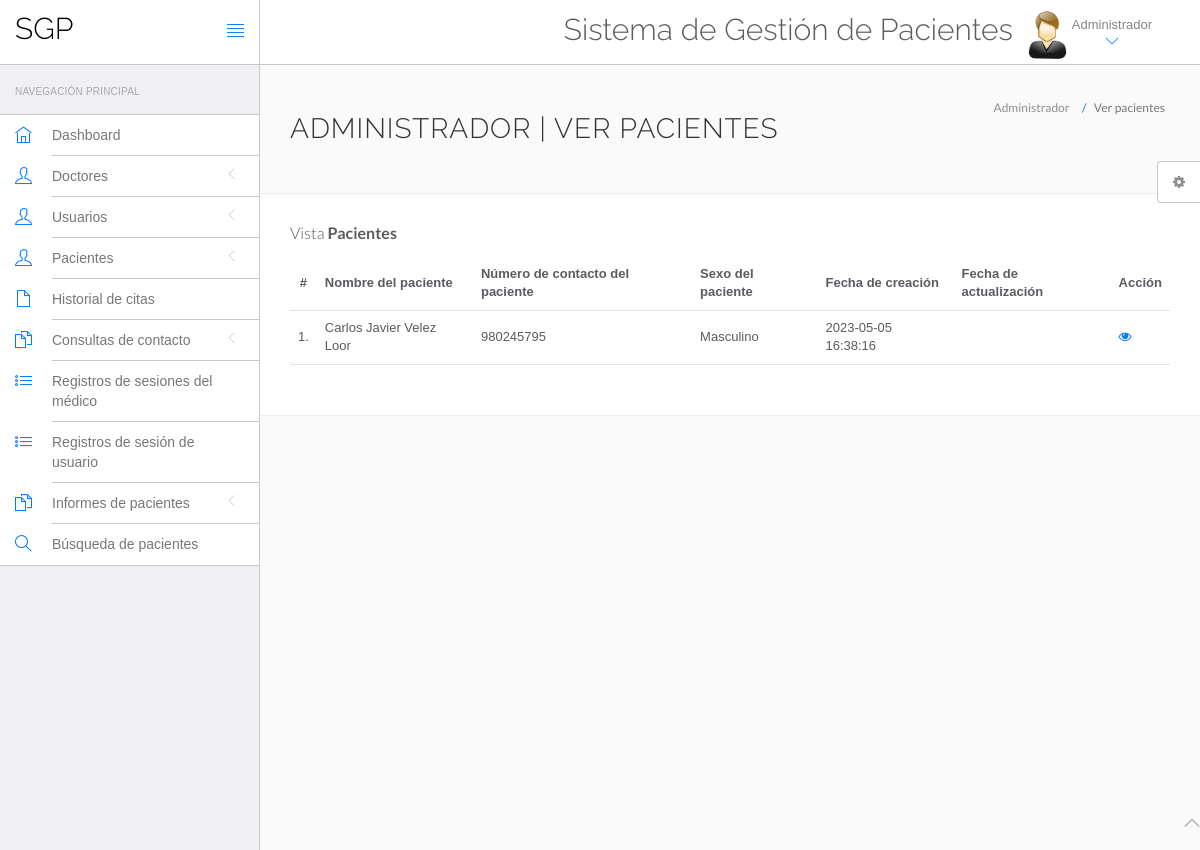
Page /hms/admin/manage-patient.php (signed in) on the committed database.
### tables this page shows
CREATE TABLE `tblpatient` (
  `ID` int(10) NOT NULL,
  `Docid` int(10) DEFAULT NULL,
  `PatientName` varchar(200) DEFAULT NULL,
  `PatientContno` bigint(10) DEFAULT NULL,
  `PatientEmail` varchar(200) DEFAULT NULL,
  `PatientGender` varchar(50) DEFAULT NULL,
  `PatientAdd` mediumtext DEFAULT NULL,
  `PatientAge` int(10) DEFAULT NULL,
  `PatientMedhis` mediumtext DEFAULT NULL,
  `CreationDate` timestamp NULL DEFAULT current_timestamp(),
  `UpdationDate` timestamp NULL DEFAULT NULL ON UPDATE current_timestamp()
);

### hms/admin/manage-patient.php (the view, shortened to what this page needs)
<?php
include('include/config.php');
?>
<!DOCTYPE html>
<html lang="en">
<head>
    <link rel="stylesheet" href="vendor/bootstrap/css/bootstrap.min.css">
    <link rel="stylesheet" href="vendor/fontawesome/css/font-awesome.min.css">
    <link rel="stylesheet" href="vendor/themify-icons/themify-icons.min.css">
    <link href="vendor/animate.css/animate.min.css" rel="stylesheet" media="screen">
    <link href="vendor/perfect-scrollbar/perfect-scrollbar.min.css" rel="stylesheet" media="screen">
    <link href="vendor/switchery/switchery.min.css" rel="stylesheet" media="screen">
    <link href="vendor/bootstrap-touchspin/jquery.bootstrap-touchspin.min.css" rel="stylesheet" media="screen">
    <link href="vendor/select2/select2.min.css" rel="stylesheet" media="screen">
    <link href="vendor/bootstrap-datepicker/bootstrap-datepicker3.standalone.min.css" rel="stylesheet" media="screen">
    <link href="vendor/bootstrap-timepicker/bootstrap-timepicker.min.css" rel="stylesheet" media="screen">
    <link rel="stylesheet" href="assets/css/styles.css">
    <link rel="stylesheet" href="assets/css/plugins.css">
    <link rel="stylesheet" href="assets/css/themes/theme-1.css" id="skin_color" />
</head>
<body>
    <div id="app">
        <?php include('include/sidebar.php');?>
        <div class="app-content">
            <?php include('include/header.php');?>
            <div class="main-content">
                <div class="wrap-content container" id="container">
                    <section id="page-title">
                        <div class="row">
                            <div class="col-sm-8">
                                <h1 class="mainTitle">Administrador | Ver pacientes</h1>
                            </div>
                            <ol class="breadcrumb">
                                <li>
                                    <span>Administrador</span>
                                </li>
                                <li class="active">
                                    <span>Ver pacientes</span>
                                </li>
                            </ol>
                        </div>
                    </section>
                    <div class="container-fluid container-fullw bg-white">
                        <div class="row">
                            <div class="col-md-12">
                                <h5 class="over-title margin-bottom-15">Vista <span class="text-bold">Pacientes</span>
                                </h5>
                                <table class="table table-hover" id="sample-table-1">
                                    <thead>
                                        <tr>
                                            <th class="center">#</th>
                                            <th>Nombre del paciente</th>
                                            <th>Número de contacto del paciente</th>
                                            <th>Sexo del paciente </th>
                                            <th>Fecha de creación </th>
                                            <th>Fecha de actualización </th>
                                            <th>Acción</th>
                                        </tr>
                                    </thead>
                                    <tbody>
                                        <?php
$sql=mysqli_query($con,"select * from tblpatient");
$cnt=1;
while($row=mysqli_fetch_array($sql))
{
?>
                                        <tr>
                                            <td class="center"><?php echo $cnt;?>.</td>
                                            <td class="hidden-xs"><?php echo $row['PatientName'];?></td>
                                            <td><?php echo $row['PatientContno'];?></td>
                                            <td><?php echo $row['PatientGender'];?></td>
                                            <td><?php echo $row['CreationDate'];?></td>
                                            <td><?php echo $row['UpdationDate'];?>
                                            </td>
                                            <td>
                                                <a href="view-patient.php?viewid=<?php echo $row['ID'];?>"><i
                                                        class="fa fa-eye"></i></a>
                                            </td>
                                        </tr>
                                        <?php
$cnt=$cnt+1;
 }?>
                                    </tbody>
                                </table>
                            </div>
                        </div>
                    </div>
                </div>
            </div>
        </div>
    </div>
    <?php include('include/footer.php');?>
    <?php include('include/setting.php');?>
</body>
</html>

### hms/admin/assets/css/themes/theme-1.css (style rules this page uses)
body { background: #FAFAFA; }

### rows in the picture
tblpatient: PatientName "Carlos Javier Velez Loor", PatientContno "980245795", PatientGender "Masculino", CreationDate "2023-05-05 16:38:16"
